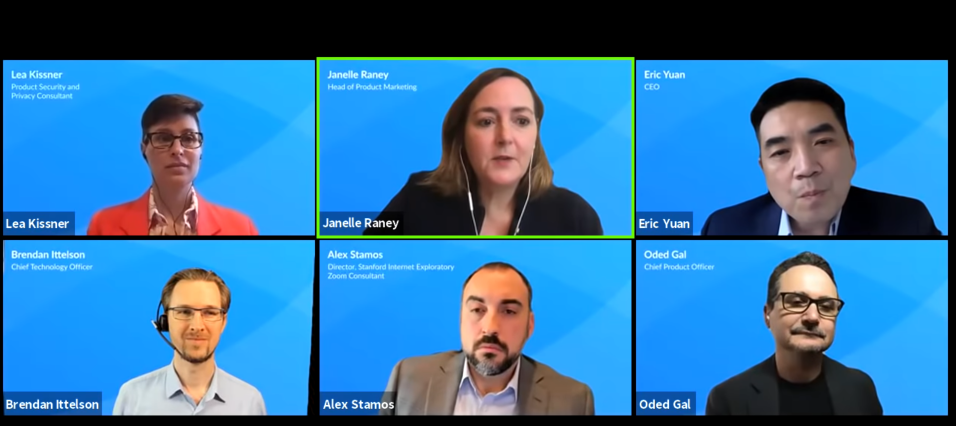
#> input picture Example/zoom_call.png, 1911 x 851 px, found by its file name (shown at 1/2 size); its folder holds only this picture in this run
$ python zoom_identifier.py
#> lines starting #> are read from the running program, lines starting #| are printed output that depends on the picture; after the words box and inside, x2 and y2 are one past the last pixel; in counts of white or black regions, pixels touching at a corner belong together
import cv2
import pytesseract
import numpy as np
import re

#windows specific requirement, comment out if not on windows
pytesseract.pytesseract.tesseract_cmd = r'C:\\Program Files\\Tesseract-OCR\\tesseract.exe'

#List of filenames to analyze
fileNameList = ["zoom_call"]

#This script does not create any of these folders, one must do it themselves
#Root folder of images
workingD = "<working_dir>\\example\\"
#Output folder
croppedDirPath = workingD + "output\\"

#If you do not want to generate these images,
#replace with appropiate directory with None
#recommend using at least once, to generate a
#cropped portrait so that you can know where to
#put the name extents


#unnamedPath = workingD + "unnamed\\"
#namesPath = workingD + "names\\"
unnamedPath = None
namesPath = None


#Parameters of script
#The first step, which identfies the borders
#of each portrait. Try to capture the greyscale
#color of the border color.
#thresImage = (26, 28)
thresImage = (0,15)
#Invert the image if needed to find borders
invertImage = False

#Name finding, use these to find the name
#in the portrait
#Name extents
#Search for the name in a specific rectangle on the portrait
nameExtent = [(0,298),(308,380)]
#Make the text color black, with everything else white
#nameFontColorRange = (0, 85)
nameFontColorRange = (235, 255)
#The last cleaning step is to remove any black blotches
#with a bigger area than this
#cleanupParameter = 170
cleanupParameter = 500

def sort_contours(cnts, method="left-to-right"):
	# initialize the reverse flag and sort index
	reverse = False
	i = 0
	# handle if we need to sort in reverse
	if method == "right-to-left" or method == "bottom-to-top":
		reverse = True
	# handle if we are sorting against the y-coordinate rather than
	# the x-coordinate of the bounding box
	if method == "top-to-bottom" or method == "bottom-to-top":
		i = 1
	# construct the list of bounding boxes and sort them from top to
	# bottom
	boundingBoxes = [cv2.boundingRect(c) for c in cnts]
	(cnts, boundingBoxes) = zip(*sorted(zip(cnts, boundingBoxes),
		key=lambda b:b[1][i], reverse=reverse))
	# return the list of sorted contours and bounding boxes
	return (cnts, boundingBoxes)

already_found_names = [""]
pattern = re.compile('[\W_ ]+', re.UNICODE)


for zoomCallScreen in fileNameList:
	croppedDirPath = workingD + "output\\"
	filename = workingD + zoomCallScreen + ".png"
	print("=================")
	print(filename)
	print("=================")
	# Read the image
	img = cv2.imread(filename, 0)
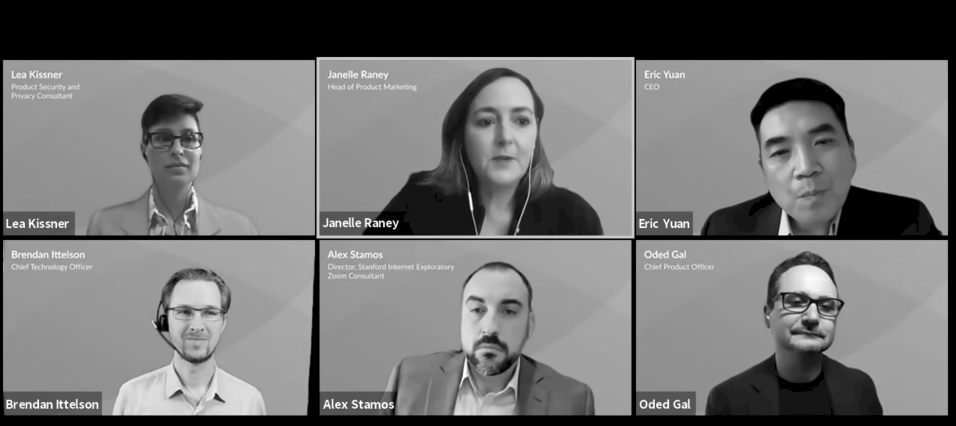
#> img: shape (851, 1911) (shown at 1/2 size); min 0, max 255, mean 113.2

	# Thresholding the image
	img_bin = cv2.inRange(img, thresImage[0], thresImage[1])
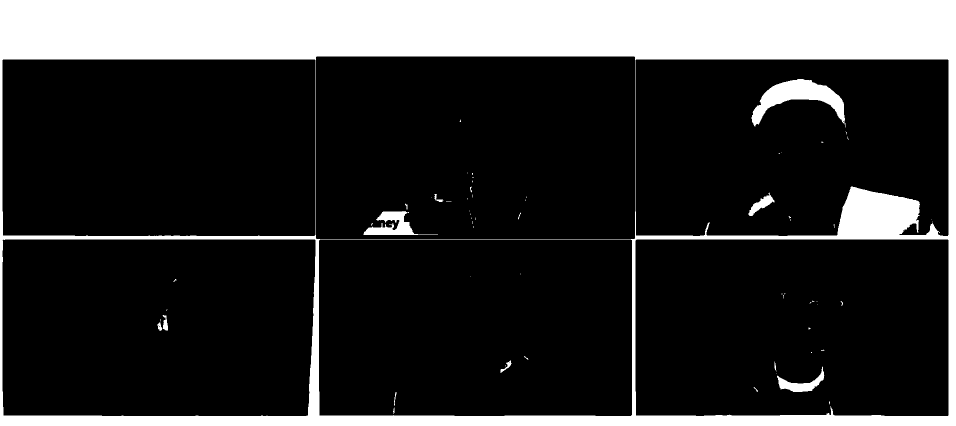
#> img_bin: shape (851, 1911) (shown at 1/2 size); 19.6% white; 66 white regions (49 under 20 px), largest, box (x1, y1, x2, y2) and area: (0, 0, 1911, 851) 306089, (1503, 158, 1691, 255) 6937, (727, 422, 876, 470) 2726
	if invertImage:
		img_bin = 255-img_bin

	# Defining a kernel length
	kernel_length = np.array(img).shape[1]//80
#> kernel_length = 23

	# A verticle kernel of (1 X kernel_length), which will detect all the verticle lines from the image.
	verticle_kernel = cv2.getStructuringElement(cv2.MORPH_RECT, (1, kernel_length))# A horizontal kernel of (kernel_length X 1), which will help to detect all the horizontal line from the image.
#> verticle_kernel = 23 values from 1 to 1
	hori_kernel = cv2.getStructuringElement(cv2.MORPH_RECT, (kernel_length, 1))# A kernel of (3 X 3) ones.
	kernel = cv2.getStructuringElement(cv2.MORPH_RECT, (3, 3))
	# Morphological operation to detect vertical lines from an image
	img_temp1 = cv2.erode(img_bin, verticle_kernel, iterations=3)
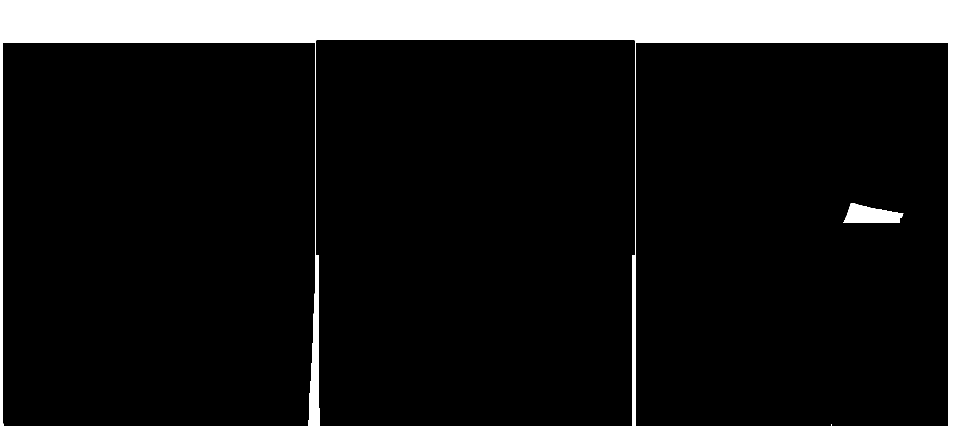
#> img_temp1: shape (851, 1911) (shown at 1/2 size); 11.4% white; 3 white regions (1 under 20 px), largest, box (x1, y1, x2, y2) and area: (0, 0, 1911, 851) 182836, (1686, 406, 1807, 446) 3177
	verticle_lines_img = cv2.dilate(img_temp1, verticle_kernel, iterations=3)
#> verticle_lines_img: shape (851, 1911); 15.8% white; 3 white regions, box (x1, y1, x2, y2) and area: (0, 0, 1911, 851) 246229, (1686, 373, 1807, 479) 11163, (1662, 815, 1664, 851) 70
	img_temp2 = cv2.erode(img_bin, hori_kernel, iterations=3)
#> img_temp2: shape (851, 1911); 17.2% white; 6 white regions, box (x1, y1, x2, y2) and area: (0, 0, 1911, 119) 223187, (0, 830, 1911, 851) 37228, (0, 386, 1911, 479) 15986, (1555, 166, 1651, 199) 2073, (760, 460, 843, 470) 371, (1590, 767, 1605, 777) 86
	horizontal_lines_img = cv2.dilate(img_temp2, hori_kernel, iterations=3)
#> horizontal_lines_img: shape (851, 1911); 17.8% white; 6 white regions, box (x1, y1, x2, y2) and area: (0, 0, 1911, 119) 223583, (0, 830, 1911, 851) 37591, (0, 386, 1911, 479) 22223, (1522, 166, 1684, 199) 4251, (727, 460, 876, 470) 1031, (1557, 767, 1638, 777) 746

	# Weighting parameters, this will decide the quantity of an image to be added to make a new image.
	alpha = 0.5
	beta = 1.0 - alpha # This function helps to add two image with specific weight parameter to get a third image as summation of two image.
	img_final_bin = cv2.addWeighted(verticle_lines_img, alpha, horizontal_lines_img, beta, 0.0)
	img_final_bin = cv2.erode(~img_final_bin, kernel, iterations=2)
	(thresh, img_final_bin) = cv2.threshold(img_final_bin, 128,255, cv2.THRESH_BINARY | cv2.THRESH_OTSU)
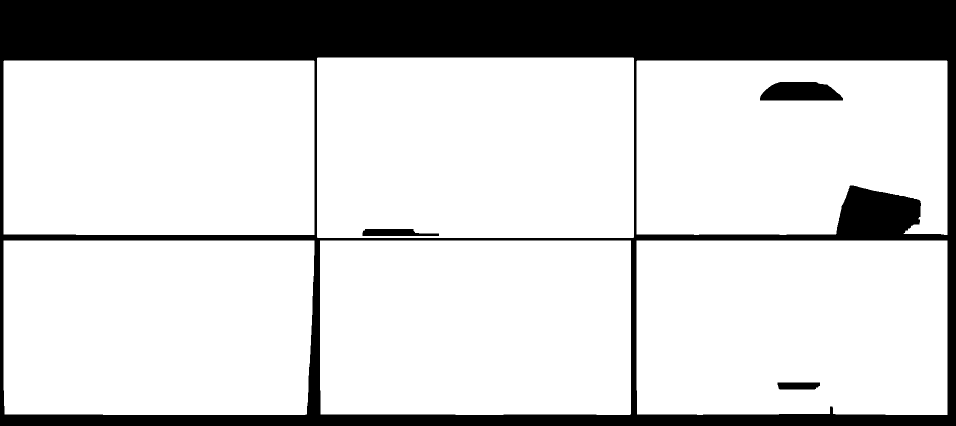
#> img_final_bin: shape (851, 1911) (shown at 1/2 size); 79.3% white; 4 black regions
#> thresh = 127

	# Find contours for image, which will detect all the boxes
	contours, hierarchy = cv2.findContours(img_final_bin, cv2.RETR_TREE, cv2.CHAIN_APPROX_SIMPLE)
#> contours = 9 contours; largest, box (x1, y1, x2, y2) and area: (634, 115, 1268, 476) 227878, (7, 121, 629, 470) 215962, (640, 481, 1262, 830) 215602, (1273, 481, 1895, 830) 215360, (7, 481, 629, 830) 213584
	(contours, boundingBoxes) = sort_contours(contours, method="top-to-bottom") # Sort all the contours by top to bottom.
#> in sort_contours, `boundingBoxes = [cv2.boundingRect(c) for c in cnts]`: boundingBoxes = [(1273, 481, 622, 349), (1554, 764, 87, 16), (640, 481, 622, 349), (7, 481, 622, 349), (1273, 121, 622, 349), (1519, 163, 168, 39), (7, 121, 622, 349), (634, 115, 634, 361), (724, 457, 155, 16)]
#> in sort_contours, `(cnts, boundingBoxes) = zip(*sorted(zip(cnts, boundingBoxes), key=lamb..`: cnts has the same summary as contours outside sort_contours; boundingBoxes = ((634, 115, 634, 361), (1273, 121, 622, 349), (7, 121, 622, 349), (1519, 163, 168, 39), (724, 457, 155, 16), (1273, 481, 622, 349), (640, 481, 622, 349), (7, 481, 622, 349), (1554, 764, 87, 16))

	#Now crop the big image to each persons portrait
	idx = 0
	color_img = cv2.imread(filename, -1)
	for c in contours:
		# Returns the location and width,height for every contour
		x, y, w, h = cv2.boundingRect(c)
		idx += 1
		new_color_img = color_img[y:y+h, x:x+w]
		if unnamedPath is not None:
			cv2.imwrite(unnamedPath+str(idx)+ '.png', new_color_img)
		#Try to figure out the name of this person
		new_img = img[y:y+h, x:x+w]
		name_img = new_img[nameExtent[0][1]:nameExtent[1][1],nameExtent[0][0]:nameExtent[1][0]]
		if len(name_img) < 1:
			continue
		name_bin = cv2.inRange(name_img, nameFontColorRange[0], nameFontColorRange[1])
		#We do not want any weird blobs which will interfere with tesseract
		name_contours, name_hierarchy = cv2.findContours(name_bin, cv2.RETR_TREE, cv2.CHAIN_APPROX_SIMPLE)
		name_bin = 255 - name_bin
		if len(name_contours) > 0:
			for ci,c2 in enumerate(name_contours):
				xl, yl, wl, hl = cv2.boundingRect(c2)
				if (wl*hl > cleanupParameter):
					cimg = np.zeros_like(name_bin)
					cv2.drawContours(cimg, name_contours, ci, color=255, thickness=-1)
					pts = np.where(cimg == 255)
					name_bin[pts[0], pts[1]] = 255
		if namesPath is not None:
			cv2.imwrite(namesPath+str(idx)+ '.png', name_bin)
#> (the run stopped early here; a loop or call above may not have finished)
